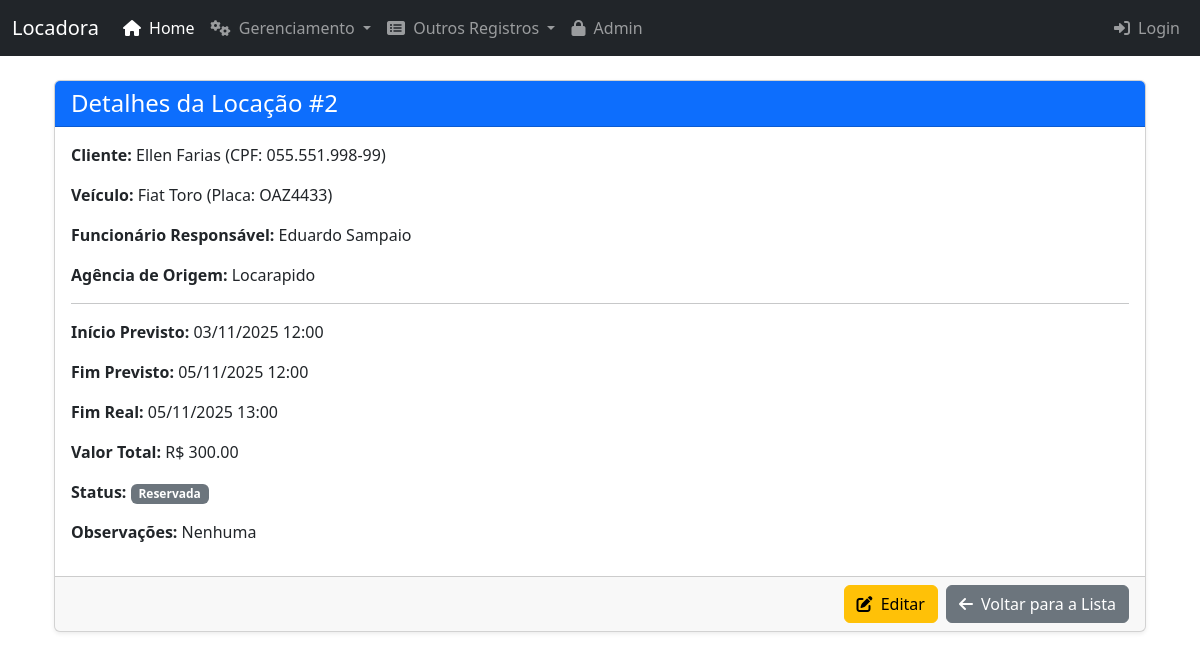
Screenshot of /locacoes/2/ with the database file from the repository.
### core/models.py (models this page shows, shortened)
class Locacao(models.Model):
    id_locacao = models.AutoField(primary_key=True)
    data_inicio = models.DateTimeField()
    data_fim_prevista = models.DateTimeField()
    data_fim_real = models.DateTimeField(null=True, blank=True)
    valor_total = models.DecimalField(max_digits=10, decimal_places=2, null=True, blank=True)
    status_locacao = models.CharField(max_length=20, default='Reservada')
    cliente = models.ForeignKey(Cliente, on_delete=models.PROTECT, related_name='locacoes')
    veiculo = models.ForeignKey(Veiculo, on_delete=models.PROTECT, related_name='locacoes')
    funcionario = models.ForeignKey(Funcionario, on_delete=models.SET_NULL, null=True, blank=True, related_name='locacoes_atendidas')
    agencia = models.ForeignKey(Agencia, on_delete=models.PROTECT, related_name='locacoes_origem')
    class Meta:
        verbose_name = "Locação"
        verbose_name_plural = "Locações"

class Cliente(models.Model):
    id_cliente = models.AutoField(primary_key=True)
    nome = models.CharField(max_length=100)
    sobrenome = models.CharField(max_length=100)
    cpf = models.CharField(max_length=14, unique=True) # Formato "XXX.XXX.XXX-XX"
    data_nascimento = models.DateField(null=True, blank=True)
    email = models.EmailField(unique=True)
    telefone = models.CharField(max_length=20)
    endereco = models.CharField(max_length=255)
    num_cnh = models.CharField(max_length=20, unique=True, null=True, blank=True)
    data_val_cnh = models.DateField(null=True, blank=True)
    class Meta:
        verbose_name = "Cliente"
        verbose_name_plural = "Clientes"

class Veiculo(models.Model):
    id_veiculo = models.AutoField(primary_key=True)
    placa = models.CharField(max_length=8, unique=True)
    marca = models.CharField(max_length=45)
    modelo = models.CharField(max_length=45)
    ano = models.IntegerField()
    cor = models.CharField(max_length=30)
    quilometragem = models.DecimalField(max_digits=10, decimal_places=2) # Pode ser IntegerField se for sempre km inteiros
    status_disponibilidade = models.CharField(max_length=20, default='Disponível')
    valor_diario = models.DecimalField(max_digits=10, decimal_places=2)
    tipo_veiculo = models.ForeignKey(TipoVeiculo, on_delete=models.SET_NULL, null=True, related_name='veiculos')
    class Meta:
        verbose_name = "Veículo"
        verbose_name_plural = "Veículos"

class Funcionario(models.Model):
    id_funcionario = models.AutoField(primary_key=True)
    nome = models.CharField(max_length=100)
    sobrenome = models.CharField(max_length=100)
    cpf = models.CharField(max_length=14, unique=True)
    data_contratacao = models.DateField()
    cargo = models.CharField(max_length=50)
    salario = models.DecimalField(max_digits=10, decimal_places=2)
    email = models.EmailField(unique=True)
    telefone = models.CharField(max_length=20)
    class Meta:
        verbose_name = "Funcionário"
        verbose_name_plural = "Funcionários"

class Agencia(models.Model):
    id_agencia = models.AutoField(primary_key=True)
    nome_agencia = models.CharField(max_length=100)
    endereco = models.CharField(max_length=255)
    cidade = models.CharField(max_length=100)
    estado = models.CharField(max_length=50)
    telefone = models.CharField(max_length=20)
    class Meta:
        verbose_name = "Agência"
        verbose_name_plural = "Agências"

### core/views.py (the view)
# urls.py: path('locacoes/<int:pk>/', views.detalhes_locacao, name='detalhes_locacao'),
def detalhes_locacao(request, pk):
    locacao = get_object_or_404(Locacao, pk=pk)
    return render(request, 'core/detalhes_locacao.html', {'locacao': locacao})

### core/templates/core/detalhes_locacao.html (shortened to what this page needs)
{% extends 'base.html' %}
{% block content %}
    <div class="card shadow-sm">
        <div class="card-header bg-primary text-white">
            <h1 class="h4 mb-0">Detalhes da Locação #{{ locacao.id_locacao }}</h1>
        </div>
        <div class="card-body">
            <p><strong>Cliente:</strong> {{ locacao.cliente.nome }} {{ locacao.cliente.sobrenome }} (CPF: {{ locacao.cliente.cpf }})</p>
            <p><strong>Veículo:</strong> {{ locacao.veiculo.marca }} {{ locacao.veiculo.modelo }} (Placa: {{ locacao.veiculo.placa }})</p>
            <p><strong>Funcionário Responsável:</strong> {{ locacao.funcionario.nome }} {{ locacao.funcionario.sobrenome|default:"Não Atribuído" }}</p>
            <p><strong>Agência de Origem:</strong> {{ locacao.agencia.nome_agencia }}</p>
            <hr>
            <p><strong>Início Previsto:</strong> {{ locacao.data_inicio|date:"d/m/Y H:i" }}</p>
            <p><strong>Fim Previsto:</strong> {{ locacao.data_fim_prevista|date:"d/m/Y H:i" }}</p>
            <p><strong>Fim Real:</strong> {{ locacao.data_fim_real|date:"d/m/Y H:i"|default:"Ainda não finalizada" }}</p>
            <p><strong>Valor Total:</strong> R$ {{ locacao.valor_total|floatformat:2|default:"Aguardando Cálculo" }}</p>
            <p><strong>Status:</strong> <span class="badge bg-secondary">{{ locacao.status_locacao }}</span></p>
            <p><strong>Observações:</strong> {{ locacao.observacoes|default:"Nenhuma" }}</p>
        </div>
        <div class="card-footer d-flex justify-content-end">
            <a href="{% url 'editar_locacao' pk=locacao.pk %}" class="btn btn-warning me-2">
                <i class="fas fa-edit me-1"></i> Editar
            </a>
            <a href="{% url 'lista_locacoes' %}" class="btn btn-secondary">
                <i class="fas fa-arrow-left me-1"></i> Voltar para a Lista
            </a>
        </div>
    </div>
{% endblock %}

### rows the page displays
Locacao: id_locacao "2", cliente.nome "Ellen", cliente.sobrenome "Farias", cliente.cpf "055.551.998-99", veiculo.marca "Fiat", veiculo.modelo "Toro", veiculo.placa "OAZ4433", funcionario.nome "Eduardo", funcionario.sobrenome "Sampaio", agencia.nome_agencia "Locarapido", data_inicio "03/11/2025 12:00", data_fim_prevista "05/11/2025 12:00", data_fim_real "05/11/2025 13:00", valor_total "300.00", status_locacao "Reservada"

### other values shown
{{ locacao.observacoes|default:"Nenhuma" }} "Nenhuma"
